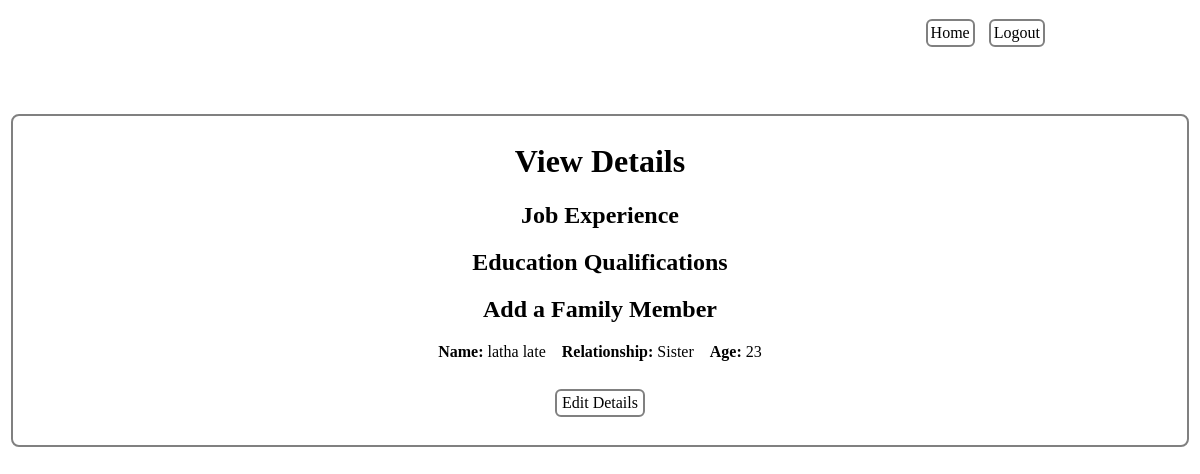
/viewdetails.php, run on the app's committed database.
### tables this page shows
CREATE TABLE `family_members` (
  `id` int(100) NOT NULL,
  `eid` int(100) NOT NULL,
  `name` varchar(1000) NOT NULL,
  `relationship` varchar(100) NOT NULL,
  `age` int(100) NOT NULL
);

### viewdetails.php (the view, shortened to what this page needs)
<?php
require("db.php");
$idss=$_SESSION['ids'];
?>
<html>
<head>
    <link rel="stylesheet" type="text/css" media="screen" href="vd.css">
</head>
<body>
<a href="eedit.php"><input type="button" name="home" value="Home" class="home1"></a>
    <a href="index.php"><input type="button" name="logout" value="Logout" class="home1"></a>
 <fieldset>
    <h1>View Details</h1>
    <h2>Job Experience</h2>
<h2>Education Qualifications</h2>
<h2>Add a Family Member</h2>
<?php
$query2="select name,relationship,age from family_members where eid='$idss'";
$result=mysqli_query($conn, $query2);
$rows = mysqli_fetch_all($result,MYSQLI_ASSOC);
  foreach( $rows as $row ):
    $fname=$row['name'];
    $relationship=$row['relationship'];
    $age=$row['age'];
    switch ($relationship) {
       case 3:
       $relationship="Sister";
       break;
       }
    echo "<b>Name: </b>".$fname."&nbsp;&nbsp;&nbsp;&nbsp;";
    echo "<b>Relationship: </b>".$relationship."&nbsp;&nbsp;&nbsp;&nbsp;";
    echo "<b>Age: </b>".$age."<br>";
endforeach;
    ?>
<br>
<a href="editdetails.php"><input type="submit" class="sub" name="submit" value="Edit Details"></a>
<br><br>
</fieldset>
</body>
</html>

### vd.css (style rules this page uses)
fieldset { border-style: solid; border-color: gray; height: inherit; text-align: center; border-radius: 8px; font-family: 'Times New Roman', Times, serif; color:black; backdrop-filter: blur(10px); width: 1150px; margin: 0 auto; margin-bottom: 7%; position: relative; top: 10%; }
.sub { margin-top: 10px; position: relative; font-family: 'Times New Roman', Times, serif; border-radius: 6px; border-color: gray; border-style: solid; background: transparent; backdrop-filter: blur(10px); font-size: 16px; width:90px; font-weight: 100; padding: 3px; border-style: solid; border-color: gray; color:black; }
.home1 { position: relative; top:11px; right: -77.5%; font-family: 'Times New Roman', Times, serif; width:fit-content; border-radius: 6px; backdrop-filter: blur(10px); font-size: 16px; background: transparent; padding: 3px; margin-right:10px; border-style: solid; border-color: gray; color:black; }

### data on the page
family_members: name "latha late", relationship "Sister", age "23"
